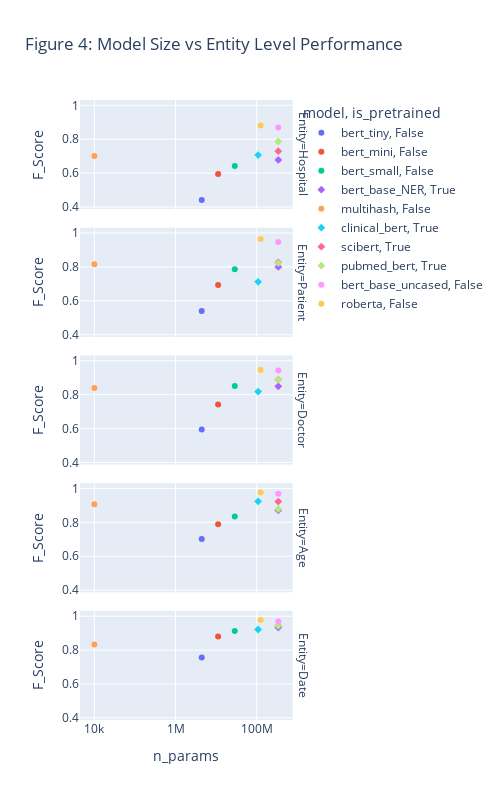

The code cell stored with this chart in its notebook:
### Code cell
tmp = df.loc[df.Entity.apply(lambda x: x in ["Date", "Age", "Doctor", "Hospital", "Patient"])]
tmp["scaled_n_params"] = tmp.n_params.apply(lambda x: .3)
px.scatter(tmp.sort_values("F_Score"), x="n_params", y="F_Score",  log_x=True, color="model", facet_row="Entity",
           symbol="is_pretrained",  title="Figure 4: Model Size vs Entity Level Performance", height=800, width=500)

### Figure 1 — Plotly figure (JSON) as saved in the notebook; plotly's stock layout.template omitted (floating-point values rounded to 4 significant figures)
{"data": [{"hovertemplate": "model=bert_tiny<br>is_pretrained=False<br>Entity=Hospital<br>n_params=%{x}<br>F_Score=%{y}<extra></extra>", "legendgroup": "bert_tiny, False", "marker": {"color": "#636efa", "symbol": "circle"}, "mode": "markers", "name": "bert_tiny, False", "orientation": "v", "showlegend": true, "type": "scatter", "x": [4416698], "xaxis": "x5", "y": [0.4418], "yaxis": "y5"}, {"hovertemplate": "model=bert_tiny<br>is_pretrained=False<br>Entity=Patient<br>n_params=%{x}<br>F_Score=%{y}<extra></extra>", "legendgroup": "bert_tiny, False", "marker": {"color": "#636efa", "symbol": "circle"}, "mode": "markers", "name": "bert_tiny, False", "orientation": "v", "showlegend": false, "type": "scatter", "x": [4416698], "xaxis": "x4", "y": [0.5397], "yaxis": "y4"}, {"hovertemplate": "model=bert_tiny<br>is_pretrained=False<br>Entity=Doctor<br>n_params=%{x}<br>F_Score=%{y}<extra></extra>", "legendgroup": "bert_tiny, False", "marker": {"color": "#636efa", "symbol": "circle"}, "mode": "markers", "name": "bert_tiny, False", "orientation": "v", "showlegend": false, "type": "scatter", "x": [4416698], "xaxis": "x3", "y": [0.5941], "yaxis": "y3"}, {"hovertemplate": "model=bert_tiny<br>is_pretrained=False<br>Entity=Age<br>n_params=%{x}<br>F_Score=%{y}<extra></extra>", "legendgroup": "bert_tiny, False", "marker": {"color": "#636efa", "symbol": "circle"}, "mode": "markers", "name": "bert_tiny, False", "orientation": "v", "showlegend": false, "type": "scatter", "x": [4416698], "xaxis": "x2", "y": [0.7018], "yaxis": "y2"}, {"hovertemplate": "model=bert_tiny<br>is_pretrained=False<br>Entity=Date<br>n_params=%{x}<br>F_Score=%{y}<extra></extra>", "legendgroup": "bert_tiny, False", "marker": {"color": "#636efa", "symbol": "circle"}, "mode": "markers", "name": "bert_tiny, False", "orientation": "v", "showlegend": false, "type": "scatter", "x": [4416698], "xaxis": "x", "y": [0.7569], "yaxis": "y"}, {"hovertemplate": "model=bert_mini<br>is_pretrained=False<br>Entity=Hospital<br>n_params=%{x}<br>F_Score=%{y}<extra></extra>", "legendgroup": "bert_mini, False", "marker": {"color": "#EF553B", "symbol": "circle"}, "mode": "markers", "name": "bert_mini, False", "orientation": "v", "showlegend": true, "type": "scatter", "x": [11201594], "xaxis": "x5", "y": [0.5952], "yaxis": "y5"}, {"hovertemplate": "model=bert_mini<br>is_pretrained=False<br>Entity=Patient<br>n_params=%{x}<br>F_Score=%{y}<extra></extra>", "legendgroup": "bert_mini, False", "marker": {"color": "#EF553B", "symbol": "circle"}, "mode": "markers", "name": "bert_mini, False", "orientation": "v", "showlegend": false, "type": "scatter", "x": [11201594], "xaxis": "x4", "y": [0.6938], "yaxis": "y4"}, {"hovertemplate": "model=bert_mini<br>is_pretrained=False<br>Entity=Doctor<br>n_params=%{x}<br>F_Score=%{y}<extra></extra>", "legendgroup": "bert_mini, False", "marker": {"color": "#EF553B", "symbol": "circle"}, "mode": "markers", "name": "bert_mini, False", "orientation": "v", "showlegend": false, "type": "scatter", "x": [11201594], "xaxis": "x3", "y": [0.742], "yaxis": "y3"}, {"hovertemplate": "model=bert_mini<br>is_pretrained=False<br>Entity=Age<br>n_params=%{x}<br>F_Score=%{y}<extra></extra>", "legendgroup": "bert_mini, False", "marker": {"color": "#EF553B", "symbol": "circle"}, "mode": "markers", "name": "bert_mini, False", "orientation": "v", "showlegend": false, "type": "scatter", "x": [11201594], "xaxis": "x2", "y": [0.7883], "yaxis": "y2"}, {"hovertemplate": "model=bert_mini<br>is_pretrained=False<br>Entity=Date<br>n_params=%{x}<br>F_Score=%{y}<extra></extra>", "legendgroup": "bert_mini, False", "marker": {"color": "#EF553B", "symbol": "circle"}, "mode": "markers", "name": "bert_mini, False", "orientation": "v", "showlegend": false, "type": "scatter", "x": [11201594], "xaxis": "x", "y": [0.8798], "yaxis": "y"}, {"hovertemplate": "model=bert_small<br>is_pretrained=False<br>Entity=Hospital<br>n_params=%{x}<br>F_Score=%{y}<extra></extra>", "legendgroup": "bert_small, False", "marker": {"color": "#00cc96", "symbol": "circle"}, "mode": "markers", "name": "bert_small, False", "orientation": "v", "showlegend": true, "type": "scatter", "x": [28795194], "xaxis": "x5", "y": [0.6415], "yaxis": "y5"}, {"hovertemplate": "model=bert_small<br>is_pretrained=False<br>Entity=Patient<br>n_params=%{x}<br>F_Score=%{y}<extra></extra>", "legendgroup": "bert_small, False", "marker": {"color": "#00cc96", "symbol": "circle"}, "mode": "markers", "name": "bert_small, False", "orientation": "v", "showlegend": false, "type": "scatter", "x": [28795194], "xaxis": "x4", "y": [0.7857], "yaxis": "y4"}, {"hovertemplate": "model=bert_small<br>is_pretrained=False<br>Entity=Doctor<br>n_params=%{x}<br>F_Score=%{y}<extra></extra>", "legendgroup": "bert_small, False", "marker": {"color": "#00cc96", "symbol": "circle"}, "mode": "markers", "name": "bert_small, False", "orientation": "v", "showlegend": false, "type": "scatter", "x": [28795194], "xaxis": "x3", "y": [0.851], "yaxis": "y3"}, {"hovertemplate": "model=bert_small<br>is_pretrained=False<br>Entity=Age<br>n_params=%{x}<br>F_Score=%{y}<extra></extra>", "legendgroup": "bert_small, False", "marker": {"color": "#00cc96", "symbol": "circle"}, "mode": "markers", "name": "bert_small, False", "orientation": "v", "showlegend": false, "type": "scatter", "x": [28795194], "xaxis": "x2", "y": [0.8345], "yaxis": "y2"}, {"hovertemplate": "model=bert_small<br>is_pretrained=False<br>Entity=Date<br>n_params=%{x}<br>F_Score=%{y}<extra></extra>", "legendgroup": "bert_small, False", "marker": {"color": "#00cc96", "symbol": "circle"}, "mode": "markers", "name": "bert_small, False", "orientation": "v", "showlegend": false, "type": "scatter", "x": [28795194], "xaxis": "x", "y": [0.9122], "yaxis": "y"}, {"hovertemplate": "model=bert_base_NER<br>is_pretrained=True<br>Entity=Hospital<br>n_params=%{x}<br>F_Score=%{y}<extra></extra>", "legendgroup": "bert_base_NER, True", "marker": {"color": "#ab63fa", "symbol": "diamond"}, "mode": "markers", "name": "bert_base_NER, True", "orientation": "v", "showlegend": true, "type": "scatter", "x": [340000000], "xaxis": "x5", "y": [0.6775], "yaxis": "y5"}, {"hovertemplate": "model=bert_base_NER<br>is_pretrained=True<br>Entity=Patient<br>n_params=%{x}<br>F_Score=%{y}<extra></extra>", "legendgroup": "bert_base_NER, True", "marker": {"color": "#ab63fa", "symbol": "diamond"}, "mode": "markers", "name": "bert_base_NER, True", "orientation": "v", "showlegend": false, "type": "scatter", "x": [340000000], "xaxis": "x4", "y": [0.8], "yaxis": "y4"}, {"hovertemplate": "model=bert_base_NER<br>is_pretrained=True<br>Entity=Doctor<br>n_params=%{x}<br>F_Score=%{y}<extra></extra>", "legendgroup": "bert_base_NER, True", "marker": {"color": "#ab63fa", "symbol": "diamond"}, "mode": "markers", "name": "bert_base_NER, True", "orientation": "v", "showlegend": false, "type": "scatter", "x": [340000000], "xaxis": "x3", "y": [0.8494], "yaxis": "y3"}, {"hovertemplate": "model=bert_base_NER<br>is_pretrained=True<br>Entity=Age<br>n_params=%{x}<br>F_Score=%{y}<extra></extra>", "legendgroup": "bert_base_NER, True", "marker": {"color": "#ab63fa", "symbol": "diamond"}, "mode": "markers", "name": "bert_base_NER, True", "orientation": "v", "showlegend": false, "type": "scatter", "x": [340000000], "xaxis": "x2", "y": [0.8713], "yaxis": "y2"}, {"hovertemplate": "model=bert_base_NER<br>is_pretrained=True<br>Entity=Date<br>n_params=%{x}<br>F_Score=%{y}<extra></extra>", "legendgroup": "bert_base_NER, True", "marker": {"color": "#ab63fa", "symbol": "diamond"}, "mode": "markers", "name": "bert_base_NER, True", "orientation": "v", "showlegend": false, "type": "scatter", "x": [340000000], "xaxis": "x", "y": [0.9327], "yaxis": "y"}, {"hovertemplate": "model=multihash<br>is_pretrained=False<br>Entity=Hospital<br>n_params=%{x}<br>F_Score=%{y}<extra></extra>", "legendgroup": "multihash, False", "marker": {"color": "#FFA15A", "symbol": "circle"}, "mode": "markers", "name": "multihash, False", "orientation": "v", "showlegend": true, "type": "scatter", "x": [10000], "xaxis": "x5", "y": [0.7008], "yaxis": "y5"}, {"hovertemplate": "model=multihash<br>is_pretrained=False<br>Entity=Patient<br>n_params=%{x}<br>F_Score=%{y}<extra></extra>", "legendgroup": "multihash, False", "marker": {"color": "#FFA15A", "symbol": "circle"}, "mode": "markers", "name": "multihash, False", "orientation": "v", "showlegend": false, "type": "scatter", "x": [10000], "xaxis": "x4", "y": [0.8161], "yaxis": "y4"}, {"hovertemplate": "model=multihash<br>is_pretrained=False<br>Entity=Doctor<br>n_params=%{x}<br>F_Score=%{y}<extra></extra>", "legendgroup": "multihash, False", "marker": {"color": "#FFA15A", "symbol": "circle"}, "mode": "markers", "name": "multihash, False", "orientation": "v", "showlegend": false, "type": "scatter", "x": [10000], "xaxis": "x3", "y": [0.839], "yaxis": "y3"}, {"hovertemplate": "model=multihash<br>is_pretrained=False<br>Entity=Age<br>n_params=%{x}<br>F_Score=%{y}<extra></extra>", "legendgroup": "multihash, False", "marker": {"color": "#FFA15A", "symbol": "circle"}, "mode": "markers", "name": "multihash, False", "orientation": "v", "showlegend": false, "type": "scatter", "x": [10000], "xaxis": "x2", "y": [0.907], "yaxis": "y2"}, {"hovertemplate": "model=multihash<br>is_pretrained=False<br>Entity=Date<br>n_params=%{x}<br>F_Score=%{y}<extra></extra>", "legendgroup": "multihash, False", "marker": {"color": "#FFA15A", "symbol": "circle"}, "mode": "markers", "name": "multihash, False", "orientation": "v", "showlegend": false, "type": "scatter", "x": [10000], "xaxis": "x", "y": [0.8324], "yaxis": "y"}, {"hovertemplate": "model=clinical_bert<br>is_pretrained=True<br>Entity=Hospital<br>n_params=%{x}<br>F_Score=%{y}<extra></extra>", "legendgroup": "clinical_bert, True", "marker": {"color": "#19d3f3", "symbol": "diamond"}, "mode": "markers", "name": "clinical_bert, True", "orientation": "v", "showlegend": true, "type": "scatter", "x": [108340804], "xaxis": "x5", "y": [0.7066], "yaxis": "y5"}, {"hovertemplate": "model=clinical_bert<br>is_pretrained=True<br>Entity=Patient<br>n_params=%{x}<br>F_Score=%{y}<extra></extra>", "legendgroup": "clinical_bert, True", "marker": {"color": "#19d3f3", "symbol": "diamond"}, "mode": "markers", "name": "clinical_bert, True", "orientation": "v", "showlegend": false, "type": "scatter", "x": [108340804], "xaxis": "x4", "y": [0.7123], "yaxis": "y4"}, {"hovertemplate": "model=clinical_bert<br>is_pretrained=True<br>Entity=Doctor<br>n_params=%{x}<br>F_Score=%{y}<extra></extra>", "legendgroup": "clinical_bert, True", "marker": {"color": "#19d3f3", "symbol": "diamond"}, "mode": "markers", "name": "clinical_bert, True", "orientation": "v", "showlegend": false, "type": "scatter", "x": [108340804], "xaxis": "x3", "y": [0.8181], "yaxis": "y3"}, {"hovertemplate": "model=clinical_bert<br>is_pretrained=True<br>Entity=Age<br>n_params=%{x}<br>F_Score=%{y}<extra></extra>", "legendgroup": "clinical_bert, True", "marker": {"color": "#19d3f3", "symbol": "diamond"}, "mode": "markers", "name": "clinical_bert, True", "orientation": "v", "showlegend": false, "type": "scatter", "x": [108340804], "xaxis": "x2", "y": [0.9243], "yaxis": "y2"}, {"hovertemplate": "model=clinical_bert<br>is_pretrained=True<br>Entity=Date<br>n_params=%{x}<br>F_Score=%{y}<extra></extra>", "legendgroup": "clinical_bert, True", "marker": {"color": "#19d3f3", "symbol": "diamond"}, "mode": "markers", "name": "clinical_bert, True", "orientation": "v", "showlegend": false, "type": "scatter", "x": [108340804], "xaxis": "x", "y": [0.9216], "yaxis": "y"}, {"hovertemplate": "model=scibert<br>is_pretrained=True<br>Entity=Hospital<br>n_params=%{x}<br>F_Score=%{y}<extra></extra>", "legendgroup": "scibert, True", "marker": {"color": "#FF6692", "symbol": "diamond"}, "mode": "markers", "name": "scibert, True", "orientation": "v", "showlegend": true, "type": "scatter", "x": [340000000], "xaxis": "x5", "y": [0.7296], "yaxis": "y5"}, {"hovertemplate": "model=scibert<br>is_pretrained=True<br>Entity=Patient<br>n_params=%{x}<br>F_Score=%{y}<extra></extra>", "legendgroup": "scibert, True", "marker": {"color": "#FF6692", "symbol": "diamond"}, "mode": "markers", "name": "scibert, True", "orientation": "v", "showlegend": false, "type": "scatter", "x": [340000000], "xaxis": "x4", "y": [0.8272], "yaxis": "y4"}, {"hovertemplate": "model=scibert<br>is_pretrained=True<br>Entity=Doctor<br>n_params=%{x}<br>F_Score=%{y}<extra></extra>", "legendgroup": "scibert, True", "marker": {"color": "#FF6692", "symbol": "diamond"}, "mode": "markers", "name": "scibert, True", "orientation": "v", "showlegend": false, "type": "scatter", "x": [340000000], "xaxis": "x3", "y": [0.8891], "yaxis": "y3"}, {"hovertemplate": "model=scibert<br>is_pretrained=True<br>Entity=Age<br>n_params=%{x}<br>F_Score=%{y}<extra></extra>", "legendgroup": "scibert, True", "marker": {"color": "#FF6692", "symbol": "diamond"}, "mode": "markers", "name": "scibert, True", "orientation": "v", "showlegend": false, "type": "scatter", "x": [340000000], "xaxis": "x2", "y": [0.9229], "yaxis": "y2"}, {"hovertemplate": "model=scibert<br>is_pretrained=True<br>Entity=Date<br>n_params=%{x}<br>F_Score=%{y}<extra></extra>", "legendgroup": "scibert, True", "marker": {"color": "#FF6692", "symbol": "diamond"}, "mode": "markers", "name": "scibert, True", "orientation": "v", "showlegend": false, "type": "scatter", "x": [340000000], "xaxis": "x", "y": [0.9433], "yaxis": "y"}, {"hovertemplate": "model=pubmed_bert<br>is_pretrained=True<br>Entity=Hospital<br>n_params=%{x}<br>F_Score=%{y}<extra></extra>", "legendgroup": "pubmed_bert, True", "marker": {"color": "#B6E880", "symbol": "diamond"}, "mode": "markers", "name": "pubmed_bert, True", "orientation": "v", "showlegend": true, "type": "scatter", "x": [340000000], "xaxis": "x5", "y": [0.7866], "yaxis": "y5"}, {"hovertemplate": "model=pubmed_bert<br>is_pretrained=True<br>Entity=Patient<br>n_params=%{x}<br>F_Score=%{y}<extra></extra>", "legendgroup": "pubmed_bert, True", "marker": {"color": "#B6E880", "symbol": "diamond"}, "mode": "markers", "name": "pubmed_bert, True", "orientation": "v", "showlegend": false, "type": "scatter", "x": [340000000], "xaxis": "x4", "y": [0.8225], "yaxis": "y4"}, {"hovertemplate": "model=pubmed_bert<br>is_pretrained=True<br>Entity=Doctor<br>n_params=%{x}<br>F_Score=%{y}<extra></extra>", "legendgroup": "pubmed_bert, True", "marker": {"color": "#B6E880", "symbol": "diamond"}, "mode": "markers", "name": "pubmed_bert, True", "orientation": "v", "showlegend": false, "type": "scatter", "x": [340000000], "xaxis": "x3", "y": [0.889], "yaxis": "y3"}, {"hovertemplate": "model=pubmed_bert<br>is_pretrained=True<br>Entity=Age<br>n_params=%{x}<br>F_Score=%{y}<extra></extra>", "legendgroup": "pubmed_bert, True", "marker": {"color": "#B6E880", "symbol": "diamond"}, "mode": "markers", "name": "pubmed_bert, True", "orientation": "v", "showlegend": false, "type": "scatter", "x": [340000000], "xaxis": "x2", "y": [0.8783], "yaxis": "y2"}, {"hovertemplate": "model=pubmed_bert<br>is_pretrained=True<br>Entity=Date<br>n_params=%{x}<br>F_Score=%{y}<extra></extra>", "legendgroup": "pubmed_bert, True", "marker": {"color": "#B6E880", "symbol": "diamond"}, "mode": "markers", "name": "pubmed_bert, True", "orientation": "v", "showlegend": false, "type": "scatter", "x": [340000000], "xaxis": "x", "y": [0.9435], "yaxis": "y"}, {"hovertemplate": "model=bert_base_uncased<br>is_pretrained=False<br>Entity=Hospital<br>n_params=%{x}<br>F_Score=%{y}<extra></extra>", "legendgroup": "bert_base_uncased, False", "marker": {"color": "#FF97FF", "symbol": "circle"}, "mode": "markers", "name": "bert_base_uncased, False", "orientation": "v", "showlegend": true, "type": "scatter", "x": [340000000], "xaxis": "x5", "y": [0.8687], "yaxis": "y5"}, {"hovertemplate": "model=bert_base_uncased<br>is_pretrained=False<br>Entity=Patient<br>n_params=%{x}<br>F_Score=%{y}<extra></extra>", "legendgroup": "bert_base_uncased, False", "marker": {"color": "#FF97FF", "symbol": "circle"}, "mode": "markers", "name": "bert_base_uncased, False", "orientation": "v", "showlegend": false, "type": "scatter", "x": [340000000], "xaxis": "x4", "y": [0.9468], "yaxis": "y4"}, {"hovertemplate": "model=bert_base_uncased<br>is_pretrained=False<br>Entity=Doctor<br>n_params=%{x}<br>F_Score=%{y}<extra></extra>", "legendgroup": "bert_base_uncased, False", "marker": {"color": "#FF97FF", "symbol": "circle"}, "mode": "markers", "name": "bert_base_uncased, False", "orientation": "v", "showlegend": false, "type": "scatter", "x": [340000000], "xaxis": "x3", "y": [0.9426], "yaxis": "y3"}, {"hovertemplate": "model=bert_base_uncased<br>is_pretrained=False<br>Entity=Age<br>n_params=%{x}<br>F_Score=%{y}<extra></extra>", "legendgroup": "bert_base_uncased, False", "marker": {"color": "#FF97FF", "symbol": "circle"}, "mode": "markers", "name": "bert_base_uncased, False", "orientation": "v", "showlegend": false, "type": "scatter", "x": [340000000], "xaxis": "x2", "y": [0.9689], "yaxis": "y2"}, {"hovertemplate": "model=bert_base_uncased<br>is_pretrained=False<br>Entity=Date<br>n_params=%{x}<br>F_Score=%{y}<extra></extra>", "legendgroup": "bert_base_uncased, False", "marker": {"color": "#FF97FF", "symbol": "circle"}, "mode": "markers", "name": "bert_base_uncased, False", "orientation": "v", "showlegend": false, "type": "scatter", "x": [340000000], "xaxis": "x", "y": [0.9688], "yaxis": "y"}, {"hovertemplate": "model=roberta<br>is_pretrained=False<br>Entity=Hospital<br>n_params=%{x}<br>F_Score=%{y}<extra></extra>", "legendgroup": "roberta, False", "marker": {"color": "#FECB52", "symbol": "circle"}, "mode": "markers", "name": "roberta, False", "orientation": "v", "showlegend": true, "type": "scatter", "x": [125000000], "xaxis": "x5", "y": [0.8806], "yaxis": "y5"}, {"hovertemplate": "model=roberta<br>is_pretrained=False<br>Entity=Patient<br>n_params=%{x}<br>F_Score=%{y}<extra></extra>", "legendgroup": "roberta, False", "marker": {"color": "#FECB52", "symbol": "circle"}, "mode": "markers", "name": "roberta, False", "orientation": "v", "showlegend": false, "type": "scatter", "x": [125000000], "xaxis": "x4", "y": [0.9649], "yaxis": "y4"}, {"hovertemplate": "model=roberta<br>is_pretrained=False<br>Entity=Doctor<br>n_params=%{x}<br>F_Score=%{y}<extra></extra>", "legendgroup": "roberta, False", "marker": {"color": "#FECB52", "symbol": "circle"}, "mode": "markers", "name": "roberta, False", "orientation": "v", "showlegend": false, "type": "scatter", "x": [125000000], "xaxis": "x3", "y": [0.9451], "yaxis": "y3"}, {"hovertemplate": "model=roberta<br>is_pretrained=False<br>Entity=Age<br>n_params=%{x}<br>F_Score=%{y}<extra></extra>", "legendgroup": "roberta, False", "marker": {"color": "#FECB52", "symbol": "circle"}, "mode": "markers", "name": "roberta, False", "orientation": "v", "showlegend": false, "type": "scatter", "x": [125000000], "xaxis": "x2", "y": [0.9761], "yaxis": "y2"}, {"hovertemplate": "model=roberta<br>is_pretrained=False<br>Entity=Date<br>n_params=%{x}<br>F_Score=%{y}<extra></extra>", "legendgroup": "roberta, False", "marker": {"color": "#FECB52", "symbol": "circle"}, "mode": "markers", "name": "roberta, False", "orientation": "v", "showlegend": false, "type": "scatter", "x": [125000000], "xaxis": "x", "y": [0.9771], "yaxis": "y"}], "layout": {"annotations": [{"font": {}, "showarrow": false, "text": "Entity=Date", "textangle": 90, "x": 0.98, "xanchor": "left", "xref": "paper", "y": 0.088, "yanchor": "middle", "yref": "paper"}, {"font": {}, "showarrow": false, "text": "Entity=Age", "textangle": 90, "x": 0.98, "xanchor": "left", "xref": "paper", "y": 0.294, "yanchor": "middle", "yref": "paper"}, {"font": {}, "showarrow": false, "text": "Entity=Doctor", "textangle": 90, "x": 0.98, "xanchor": "left", "xref": "paper", "y": 0.5, "yanchor": "middle", "yref": "paper"}, {"font": {}, "showarrow": false, "text": "Entity=Patient", "textangle": 90, "x": 0.98, "xanchor": "left", "xref": "paper", "y": 0.706, "yanchor": "middle", "yref": "paper"}, {"font": {}, "showarrow": false, "text": "Entity=Hospital", "textangle": 90, "x": 0.98, "xanchor": "left", "xref": "paper", "y": 0.912, "yanchor": "middle", "yref": "paper"}], "height": 800, "legend": {"title": {"text": "model, is_pretrained"}, "tracegroupgap": 0}, "title": {"text": "Figure 4: Model Size vs Entity Level Performance"}, "width": 500, "xaxis": {"anchor": "y", "autorange": true, "domain": [0, 0.98], "range": [3.638, 8.894], "title": {"text": "n_params"}, "type": "log"}, "xaxis2": {"anchor": "y2", "autorange": true, "domain": [0, 0.98], "matches": "x", "range": [3.638, 8.894], "showticklabels": false, "type": "log"}, "xaxis3": {"anchor": "y3", "autorange": true, "domain": [0, 0.98], "matches": "x", "range": [3.638, 8.894], "showticklabels": false, "type": "log"}, "xaxis4": {"anchor": "y4", "autorange": true, "domain": [0, 0.98], "matches": "x", "range": [3.638, 8.894], "showticklabels": false, "type": "log"}, "xaxis5": {"anchor": "y5", "autorange": true, "domain": [0, 0.98], "matches": "x", "range": [3.638, 8.894], "showticklabels": false, "type": "log"}, "yaxis": {"anchor": "x", "autorange": true, "domain": [0, 0.176], "range": [0.3875, 1.031], "title": {"text": "F_Score"}, "type": "linear"}, "yaxis2": {"anchor": "x2", "autorange": true, "domain": [0.206, 0.382], "matches": "y", "range": [0.3875, 1.031], "title": {"text": "F_Score"}, "type": "linear"}, "yaxis3": {"anchor": "x3", "autorange": true, "domain": [0.412, 0.588], "matches": "y", "range": [0.3875, 1.031], "title": {"text": "F_Score"}, "type": "linear"}, "yaxis4": {"anchor": "x4", "autorange": true, "domain": [0.618, 0.794], "matches": "y", "range": [0.3875, 1.031], "title": {"text": "F_Score"}, "type": "linear"}, "yaxis5": {"anchor": "x5", "autorange": true, "domain": [0.824, 1], "matches": "y", "range": [0.3875, 1.031], "title": {"text": "F_Score"}, "type": "linear"}}}
